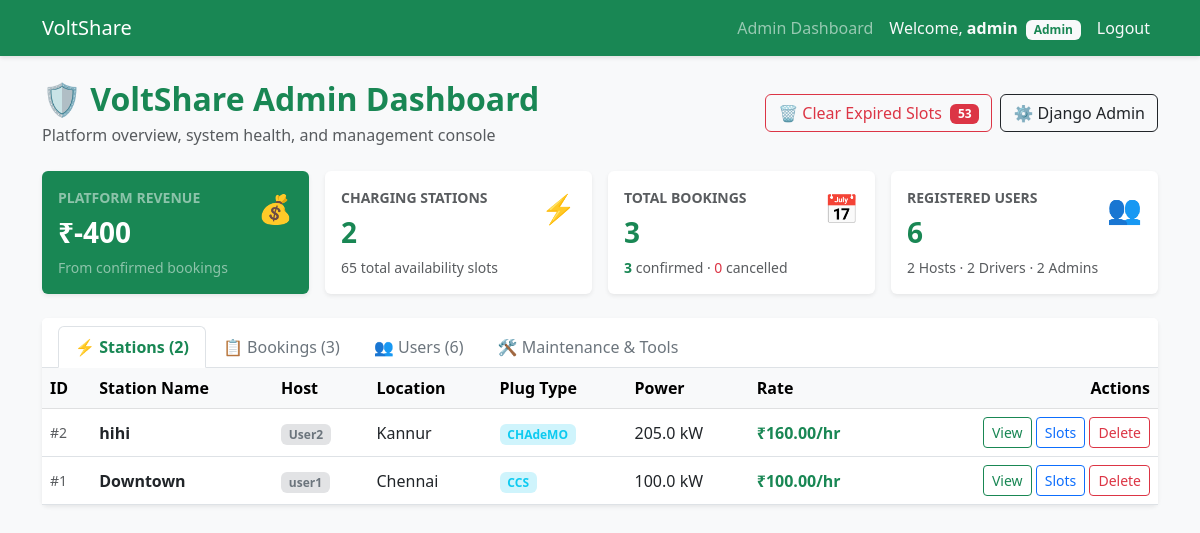
Screenshot of /admin-dashboard/ (signed in) with the database file from the repository.
### charging/models.py (models this page shows, shortened)
class UserProfile(models.Model):
    ROLE_CHOICES = (
        ('Host', 'Host (Charger Owner)'),
        ('Driver', 'Driver'),
        ('Admin', 'Admin (Platform Manager)'),
    )
    user = models.OneToOneField(User, on_delete=models.CASCADE)
    role = models.CharField(max_length=10, choices=ROLE_CHOICES, default='Driver')

class ChargingStation(models.Model):
    PLUG_CHOICES = (
        ('Type 1', 'Type 1'),
        ('Type 2', 'Type 2'),
        ('CCS', 'CCS'),
        ('CHAdeMO', 'CHAdeMO'),
    )
    host = models.ForeignKey(User, on_delete=models.CASCADE, related_name='charging_stations')
    station_name = models.CharField(max_length=100)
    location = models.CharField(max_length=255)
    plug_type = models.CharField(max_length=20, choices=PLUG_CHOICES)
    power_output = models.DecimalField(max_digits=5, decimal_places=1, help_text="Power in kW")
    price_per_hour = models.DecimalField(max_digits=6, decimal_places=2, help_text="Price in ₹")

### charging/views.py (the view)
# urls.py: path('admin-dashboard/', views.admin_dashboard, name='admin_dashboard'),
@login_required
def admin_dashboard(request):
    if not is_admin_user(request.user):
        messages.error(request, 'Unauthorized access. Only Administrators can view this page.')
        return redirect('home')
    from .models import Booking, ChargingStation, AvailabilitySlot, UserProfile
    from django.contrib.auth.models import User
    all_users = User.objects.all().select_related('userprofile').order_by('-date_joined')
    total_users_count = all_users.count()
    host_count = UserProfile.objects.filter(role='Host').count()
    driver_count = UserProfile.objects.filter(role='Driver').count()
    admin_count = total_users_count - (host_count + driver_count)
    all_stations = ChargingStation.objects.all().select_related('host').order_by('-id')
    total_stations_count = all_stations.count()
    all_bookings = Booking.objects.all().select_related('driver', 'charging_station', 'availability_slot').order_by('-booking_time')
    total_bookings_count = all_bookings.count()
    confirmed_bookings = all_bookings.filter(status='Confirmed')
    confirmed_bookings_count = confirmed_bookings.count()
    cancelled_bookings_count = all_bookings.filter(status='Cancelled').count()
    total_revenue = confirmed_bookings.aggregate(Sum('total_cost'))['total_cost__sum'] or 0.00
    now = timezone.localtime() if timezone.is_aware(timezone.now()) else timezone.now()
    today = now.date()
    current_time = now.time()
    total_slots_count = AvailabilitySlot.objects.count()
    past_available_slots_count = AvailabilitySlot.objects.filter(
        status='Available'
    ).filter(
        Q(date__lt=today) |
        Q(date=today, end_time__lte=current_time)
    ).count()
    active_tab = request.GET.get('tab', 'stations')
    return render(request, 'admin_dashboard.html', {
        'total_revenue': total_revenue,
        'total_users_count': total_users_count,
        'host_count': host_count,
        'driver_count': driver_count,
        'admin_count': admin_count,
        'total_stations_count': total_stations_count,
        'total_bookings_count': total_bookings_count,
        'confirmed_bookings_count': confirmed_bookings_count,
        'cancelled_bookings_count': cancelled_bookings_count,
        'total_slots_count': total_slots_count,
        'past_available_slots_count': past_available_slots_count,
        'stations': all_stations,
        'bookings': all_bookings,
        'users': all_users,
        'active_tab': active_tab,
    })

### charging/views.py (called while the page is built)
def is_admin_user(user):
    return user.is_authenticated and (
        user.is_staff or
        user.is_superuser or
        (hasattr(user, 'userprofile') and user.userprofile.role == 'Admin')
    )

### templates/admin_dashboard.html (shortened to what this page needs)
{% extends "base.html" %}
{% block content %}
<div class="d-flex flex-wrap justify-content-between align-items-center mb-4">
    <div>
        <h2 class="text-success fw-bold mb-1">🛡️ VoltShare Admin Dashboard</h2>
        <p class="text-muted mb-0">Platform overview, system health, and management console</p>
    </div>
    <div class="d-flex gap-2 mt-2 mt-md-0">
        {% if past_available_slots_count > 0 %}
        <a href="{% url 'admin_cleanup_past_slots' %}"
           class="btn btn-outline-danger"
           onclick="return confirm('Clean up all {{ past_available_slots_count }} expired slots across the network?')">
            🗑️ Clear Expired Slots <span class="badge bg-danger ms-1">{{ past_available_slots_count }}</span>
        </a>
        {% endif %}
        <a href="/admin/" target="_blank" class="btn btn-outline-dark">
            ⚙️ Django Admin
        </a>
    </div>
</div>
<div class="row g-3 mb-4">
    <div class="col-sm-6 col-xl-3">
        <div class="card shadow-sm border-0 bg-success text-white h-100">
            <div class="card-body">
                <div class="d-flex justify-content-between align-items-start">
                    <div>
                        <div class="text-white-50 small text-uppercase fw-semibold">Platform Revenue</div>
                        <h3 class="fw-bold mb-0 mt-2">₹{{ total_revenue }}</h3>
                    </div>
                    <span class="fs-3">💰</span>
                </div>
                <div class="small text-white-50 mt-2">From confirmed bookings</div>
            </div>
        </div>
    </div>
    <div class="col-sm-6 col-xl-3">
        <div class="card shadow-sm border-0 h-100">
            <div class="card-body">
                <div class="d-flex justify-content-between align-items-start">
                    <div>
                        <div class="text-muted small text-uppercase fw-semibold">Charging Stations</div>
                        <h3 class="fw-bold text-success mb-0 mt-2">{{ total_stations_count }}</h3>
                    </div>
                    <span class="fs-3">⚡</span>
                </div>
                <div class="small text-muted mt-2">{{ total_slots_count }} total availability slots</div>
            </div>
        </div>
    </div>
    <div class="col-sm-6 col-xl-3">
        <div class="card shadow-sm border-0 h-100">
            <div class="card-body">
                <div class="d-flex justify-content-between align-items-start">
                    <div>
                        <div class="text-muted small text-uppercase fw-semibold">Total Bookings</div>
                        <h3 class="fw-bold text-success mb-0 mt-2">{{ total_bookings_count }}</h3>
                    </div>
                    <span class="fs-3">📅</span>
                </div>
                <div class="small text-muted mt-2">
                    <span class="text-success fw-bold">{{ confirmed_bookings_count }}</span> confirmed ·
                    <span class="text-danger">{{ cancelled_bookings_count }}</span> cancelled
                </div>
            </div>
        </div>
    </div>
    <div class="col-sm-6 col-xl-3">
        <div class="card shadow-sm border-0 h-100">
            <div class="card-body">
                <div class="d-flex justify-content-between align-items-start">
                    <div>
                        <div class="text-muted small text-uppercase fw-semibold">Registered Users</div>
                        <h3 class="fw-bold text-success mb-0 mt-2">{{ total_users_count }}</h3>
                    </div>
                    <span class="fs-3">👥</span>
                </div>
                <div class="small text-muted mt-2">
                    <span>{{ host_count }} Hosts</span> ·
                    <span>{{ driver_count }} Drivers</span> ·
                    <span>{{ admin_count }} Admins</span>
                </div>
            </div>
        </div>
    </div>
</div>
<div class="card shadow-sm border-0">
    <div class="card-header bg-white border-bottom p-0">
        <ul class="nav nav-tabs card-header-tabs m-0 px-3 pt-2" id="adminTabs" role="tablist">
            <li class="nav-item" role="presentation">
                <button class="nav-link {% if active_tab == 'stations' %}active fw-bold text-success{% else %}text-secondary{% endif %}"
                        id="stations-tab" data-bs-toggle="tab" data-bs-target="#stations" type="button" role="tab">
                    ⚡ Stations ({{ total_stations_count }})
                </button>
            </li>
            <li class="nav-item" role="presentation">
                <button class="nav-link {% if active_tab == 'bookings' %}active fw-bold text-success{% else %}text-secondary{% endif %}"
                        id="bookings-tab" data-bs-toggle="tab" data-bs-target="#bookings" type="button" role="tab">
                    📋 Bookings ({{ total_bookings_count }})
                </button>
            </li>
            <li class="nav-item" role="presentation">
                <button class="nav-link {% if active_tab == 'users' %}active fw-bold text-success{% else %}text-secondary{% endif %}"
                        id="users-tab" data-bs-toggle="tab" data-bs-target="#users" type="button" role="tab">
                    👥 Users ({{ total_users_count }})
                </button>
            </li>
            <li class="nav-item" role="presentation">
                <button class="nav-link {% if active_tab == 'tools' %}active fw-bold text-success{% else %}text-secondary{% endif %}"
                        id="tools-tab" data-bs-toggle="tab" data-bs-target="#tools" type="button" role="tab">
                    🛠️ Maintenance & Tools
                </button>
            </li>
        </ul>
    </div>
    <div class="card-body p-0">
        <div class="tab-content" id="adminTabsContent">
            <div class="tab-pane fade {% if active_tab == 'stations' %}show active{% endif %}" id="stations" role="tabpanel">
                {% if stations %}
                <div class="table-responsive">
                    <table class="table table-hover align-middle mb-0">
                        <thead class="table-light">
                            <tr>
                                <th>ID</th>
                                <th>Station Name</th>
                                <th>Host</th>
                                <th>Location</th>
                                <th>Plug Type</th>
                                <th>Power</th>
                                <th>Rate</th>
                                <th class="text-end">Actions</th>
                            </tr>
                        </thead>
                        <tbody>
                            {% for station in stations %}
                            <tr>
                                <td class="text-muted small">#{{ station.id }}</td>
                                <td class="fw-semibold">{{ station.station_name }}</td>
                                <td>
                                    <span class="badge bg-secondary-subtle text-secondary">{{ station.host.username }}</span>
                                </td>
                                <td>{{ station.location }}</td>
                                <td><span class="badge bg-info-subtle text-info">{{ station.plug_type }}</span></td>
                                <td>{{ station.power_output }} kW</td>
                                <td class="fw-bold text-success">₹{{ station.price_per_hour }}/hr</td>
                                <td class="text-end">
                                    <a href="{% url 'charger_details' station.id %}" class="btn btn-sm btn-outline-success">View</a>
                                    <a href="{% url 'manage_availability' station.id %}" class="btn btn-sm btn-outline-primary">Slots</a>
                                    <a href="{% url 'admin_delete_station' station.id %}"
                                       class="btn btn-sm btn-outline-danger"
                                       onclick="return confirm('Are you sure you want to delete station \'{{ station.station_name }}\'? This cannot be undone.')">
                                        Delete
                                    </a>
                                </td>
                            </tr>
                            {% endfor %}
                        </tbody>
                    </table>
                </div>
                {% else %}
                <div class="p-5 text-center text-muted">No charging stations registered yet.</div>
                {% endif %}
            </div>
        </div>
    </div>
</div>
{% endblock %}

### templates/base.html (shortened to what this page needs)
<!DOCTYPE html>
<html lang="en">
<head>
    <link href="https://cdn.jsdelivr.net/npm/bootstrap@5.3.0/dist/css/bootstrap.min.css" rel="stylesheet">
    {% load static %}
    <link rel="stylesheet" href="{% static 'css/style.css' %}">
</head>
<body>
    <nav class="navbar navbar-expand-lg navbar-dark bg-success">
        <div class="container">
            <a class="navbar-brand" href="{% url 'home' %}">VoltShare</a>
            <div class="collapse navbar-collapse" id="navbarNav">
                <ul class="navbar-nav ms-auto">
                    {% if user.is_authenticated %}
                        {% if user.is_staff or user.is_superuser or user.userprofile.role == 'Admin' %}
                            <li class="nav-item">
                                <a class="nav-link" href="{% url 'admin_dashboard' %}">Admin Dashboard</a>
                            </li>
                        {% elif user.userprofile.role == 'Driver' %}
                            <li class="nav-item">
                                <a class="nav-link" href="{% url 'driver_dashboard' %}">My Bookings</a>
                            </li>
                        {% endif %}
                        <li class="nav-item">
                            <span class="nav-link text-light">Welcome, <strong>{{ user.username }}</strong> <span class="badge bg-light text-success ms-1">{{ user.userprofile.role }}</span></span>
                        </li>
                        <li class="nav-item">
                            <form action="{% url 'logout' %}" method="post" class="d-inline">
                                <button type="submit" class="btn nav-link text-light" style="border: none; background: none;">Logout</button>
                            </form>
                        </li>
                    {% endif %}
                </ul>
            </div>
        </div>
    </nav>
    <div class="container mt-4">
        {% block content %}
        {% endblock content %}
    </div>
</body>
</html>

### static/css/style.css (style rules this page uses)
body { background-color: #f8f9fa; font-family: 'Segoe UI', Tahoma, Geneva, Verdana, sans-serif; }
.navbar { box-shadow: 0 2px 4px rgba(0,0,0,.1); }
.card { transition: transform 0.2s; }

### rows the page displays
ChargingStation: id "2", station_name "hihi", host.username "User2", location "Kannur", plug_type "CHAdeMO", power_output "205.0", price_per_hour "160.00"
ChargingStation: id "1", station_name "Downtown", host.username "user1", location "Chennai", plug_type "CCS", power_output "100.0", price_per_hour "100.00"

### other values shown
{{ user.username }} "admin"
{{ user.userprofile.role }} "Admin"
{{ past_available_slots_count }} "53"
{{ total_revenue }} "-400"
{{ total_stations_count }} "2"
{{ total_slots_count }} "65"
{{ total_bookings_count }} "3"
{{ confirmed_bookings_count }} "3"
{{ cancelled_bookings_count }} "0"
{{ total_users_count }} "6"
{{ host_count }} "2"
{{ driver_count }} "2"
{{ admin_count }} "2"
